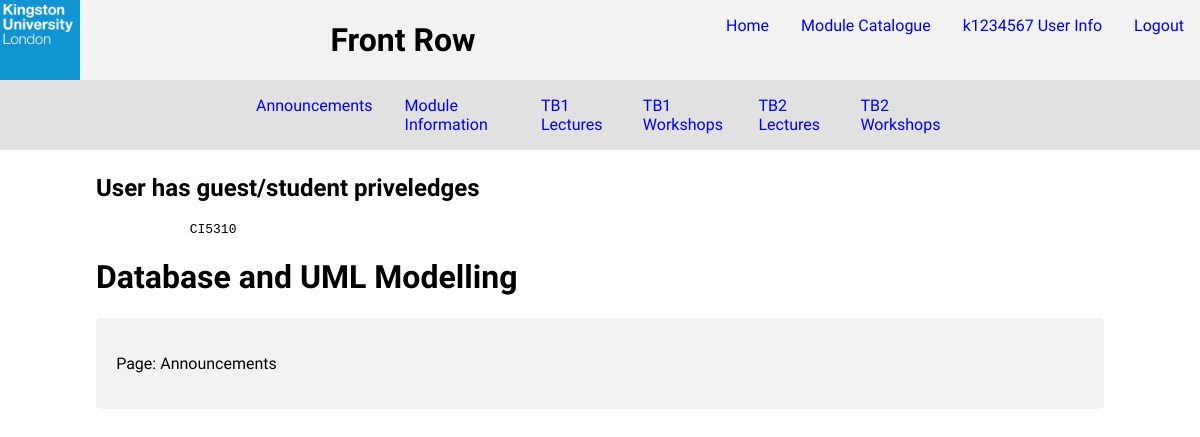
Page /module.php?moduleID=CI5310 (signed in) on the committed database.
### tables this page shows
CREATE TABLE `modulePage` (
  `pageID` int(7) NOT NULL,
  `moduleID` varchar(8) NOT NULL,
  `pageName` text NOT NULL
);

CREATE TABLE `module` (
  `moduleID` varchar(8) NOT NULL,
  `moduleName` text NOT NULL,
  `moduleDescription` text NOT NULL
);

### module.php (the view, shortened to what this page needs)
<?php
require_once '_includes/pdoConnect.php';
if(isset($_GET['moduleID'])) {
    $sql = 'SELECT COUNT(*) FROM module WHERE moduleID = :moduleID';
    $stmt = $db->prepare($sql);
    $stmt->bindParam(':moduleID', $_GET['moduleID']);
    $stmt->execute();
    if ($stmt->fetchColumn() == 0) {
        header('Location: home.php');
    } else {
        $sql = 'SELECT moduleName FROM module WHERE moduleID = :moduleID';
        $stmt = $db->prepare($sql);
        $stmt->bindParam(':moduleID', $_GET['moduleID']);
        $stmt->execute();
        $moduleName = $stmt->fetch(PDO::FETCH_ASSOC);
        $sql = 'SELECT pageName FROM modulePage WHERE moduleID = :moduleID';
        $stmt = $db->prepare($sql);
        $stmt->bindParam(':moduleID', $_GET['moduleID']);
        $stmt->execute();
        $rows = $stmt->fetchAll();
        $sql = 'SELECT permission FROM userModule WHERE kNumber = :kNumber AND moduleID = :moduleID';
        $stmt = $db->prepare($sql);
        $stmt->bindParam(':moduleID', $_GET['moduleID']);
        $stmt->bindParam(':kNumber', $_SESSION['username']);
        $stmt->execute();
        if($stmt->fetchColumn() == 1){
            $priv = true;
        } else {
            $priv = false;
        }
    }
} else {
    header('Location: home.php');
}
?>
<!DOCTYPE html>
<html lang="en">
    <head>
        <link rel="stylesheet" href="_css/main.css">
    </head>
    <body>
        <header>
            <img src="_img/kulogo.png" alt="Kingston University">
            <h1>Front Row</h1>
            <nav>
                <a href="home.php">Home</a>
                <a href="moduleCatalogue.php">Module Catalogue</a>
                <a href="#"><?= htmlentities($_SESSION['username']); ?> User Info</a>
                <a href="logout.php">Logout</a>
            </nav>
        </header>
        <nav>
            <?php
            foreach ($rows as $r) {
                    echo '<a href="#'. $r['pageName'] .'">'. $r['pageName'] .'</a>';
            }
            ?>
        </nav>
        <main>
            <?php
                if($priv){
                    echo '<h2>User has lecturer/edit priveledges</h2>';
                    $max = 50 * 1024 * 1024;
                    $message = '';
                    if (isset($_POST['upload'])) {
                        $destination = '_uploads/';
                        if ($_FILES['filename']['error'] == 0) {
                            $result = move_uploaded_file($_FILES['filename']['tmp_name'], $destination . $_FILES['filename']['name']);
                            if ($result) {
                                $message = $_FILES['filename']['name'] . ' was uploaded successfully.';
                            } else {
                                $message = 'Sorry, there was a problem uploading ' .$_FILES['filename']['name'];
                            }
                        } else {
                            switch ($_FILES['filename']['error']) {
                                case 2:
                                    $message = $_FILES['filename']['name'] . ' is too big to upload.';
                                    break;
                                case 4:
                                    $message = 'No file selected.';
                                    break;
                                default:
                                    $message = 'Sorry, there was a problem uploading ' .$_FILES['filename']['name'];
                                    break;
                            }
                        }
                    }
            ?>
            <h1>Uploading Files</h1>
            <?php
            if ($message) {
                echo "<p>$message</p>";
            }
            ?>
            <form action="" method="post" enctype="multipart/form-data">
                <p>
                    <input type="hidden" name="MAX_FILE_SIZE" value="<?php echo $max;?>">
                    <label for="filename">Select File:</label>
                    <input type="file" name="filename" id="filename">
                </p>
                <p>
                    <input type="submit" name="upload" value="Upload File">
                </p>
            </form>
            <?php
                } else {
                    echo '<h2>User has guest/student priveledges</h2>';
                }
            ?>
            <pre>
            <?php
                echo $_GET['moduleID'];
            ?>
            </pre>
            <h1>
                <?=$moduleName['moduleName']?>
            </h1>
            <?php
            foreach ($rows as $r) {
                    echo '<article id="'. $r['pageName'] .'"><p>Page: '. $r['pageName'] .'</p></article>';
                }
            ?>
        </main>
    </body>
</html>

### _css/main.css (style rules this page uses)
* { box-sizing:border-box; }
html, body { height: 100%; width: 100%; margin: 0; font-family: 'Abel', Helvetica, sans-serif; }
header { display: flex; height: 10%; background: #f2f2f2; justify-content: space-between; align-items: center; }
header img { height: 100%; margin-right: 1em; }
header nav { display: flex; justify-content: flex-end; align-self: flex-start; }
header nav a, body > nav a { padding: 1em; text-decoration: none; }
body > nav { background: #e1e1e1; padding-left: 20%; padding-right: 20%; display: flex; justify-content: space-around; align-self: flex-start; }
article { border-radius: 5px; background: #f2f2f2; padding: 2%; margin-top: 2%; }
main { margin: 2% 8%; }
a { text-decoration: none; }

### rows in the picture
modulepage: pageName "Announcements"
modulepage: pageName "Module Information"
modulepage: pageName "TB1 Lectures"
modulepage: pageName "TB1 Workshops"
modulepage: pageName "TB2 Lectures"
modulepage: pageName "TB2 Workshops"
module: moduleName "Database and UML Modelling"

### other values in the picture
$_SESSION['username'] "k1234567"
$_GET['moduleID'] "CI5310"
